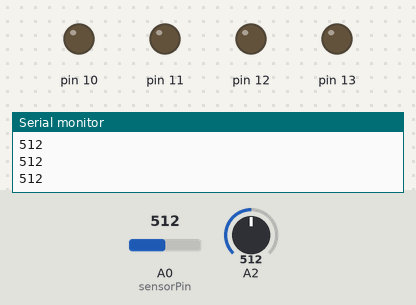
This sketch was run on a simulated Arduino Uno, built with avr-gcc and run on an emulated ATmega328P. Shown: output pins drawn as LEDs (lit = HIGH), the last lines printed to the serial monitor. Inputs (shaded band) come from the test bench; at power-on: A0 (sensorPin) = 512, A2 = 512.

Above: at 1.2 s.
1.3 s: A0 (sensorPin) set to 4
2.8 s: A0 (sensorPin) set to 1
At 3.4 s:
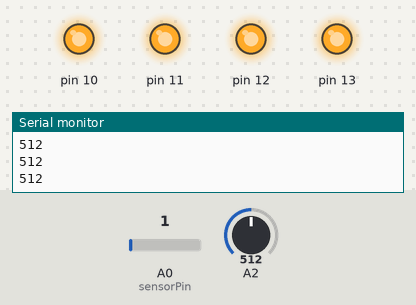
4.3 s: A2 set to 491
At 5.5 s:
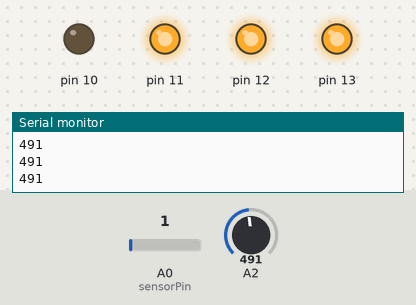
5.8 s: A2 set to 416
7.3 s: A2 set to 389
At 7.8 s:
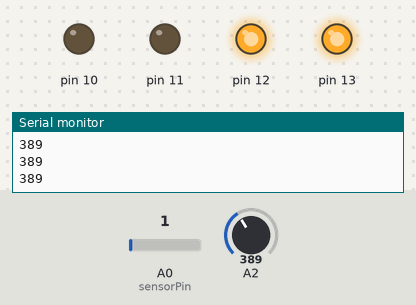
8.8 s: A2 set to 290
At 10.3 s:
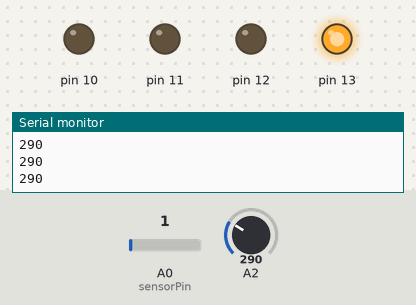
Timing chart, 0 to 11.3 s (numbered marks = the images above; inputs shaded):
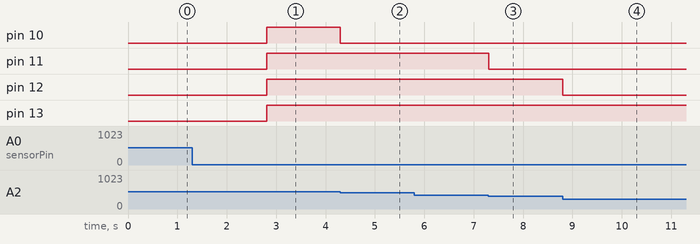

The sketch:

Floweflower-nightlight.ino
```cpp
int sensorPin = A0;
unsigned int sensorValue = 0;

int val;

//#include <Servo.h>
//Servo myServo;

void setup(){

  pinMode(13, OUTPUT);
  pinMode(12, OUTPUT);
  pinMode(11, OUTPUT);
  pinMode(10, OUTPUT);

  // myServo.attach(9);

  Serial.begin(9600);  // Start Serial port
}

void loop() {
  //Serial.println(analogRead(sensorPin));
  sensorValue = analogRead(sensorPin);

 Serial.println(analogRead(2));
  val = analogRead(2);

  // set server motor
  //if(sensorValue<6) myServo.write(90);  // set the servo motor to 90 degrees
  //else myServo.write(180);   // set the servo motor to 180 degrees

  if((sensorValue<3) && (val > 200)) {
    digitalWrite(13, HIGH);
  }else if( (sensorValue<3) && (val < 200)){
    digitalWrite(13, LOW);
  } else{
    digitalWrite(13, LOW);
  }

  if((sensorValue<3) && (val > 300)) {
    digitalWrite(12, HIGH);
  }else if( (sensorValue<3) && (val < 300)){
    digitalWrite(12, LOW);
  } else{
    digitalWrite(12, LOW);
  }

  if((sensorValue<3) && (val > 400)) {
    digitalWrite(11, HIGH);
  }else if((sensorValue<3) && (val < 400)){
    digitalWrite(11, LOW);
  } else{
    digitalWrite(11, LOW);
  }

  if((sensorValue<3) && (val > 500)) {
    digitalWrite(10, HIGH);
  }else if((sensorValue<3) && (val < 500)){
    digitalWrite(10, LOW);
  } else{
    digitalWrite(10, LOW);
  }

}
```

Measured:
- the behaviour switches between 3 and 2 on A0 (sensorPin) (found by bisection; images 0 and 1)
- the behaviour switches between 501 and 500 on A2 (found by bisection; images 1 and 2)
- the behaviour switches between 401 and 400 on A2 (found by bisection; images 2 and 3)
- after the input at 2.8 s, pin 10–13: LOW → HIGH at once
- after the input at 4.3 s, pin 10: HIGH → LOW at once
- after the input at 7.3 s, pin 11: HIGH → LOW at once
- after the input at 8.8 s, pin 12: HIGH → LOW at once
